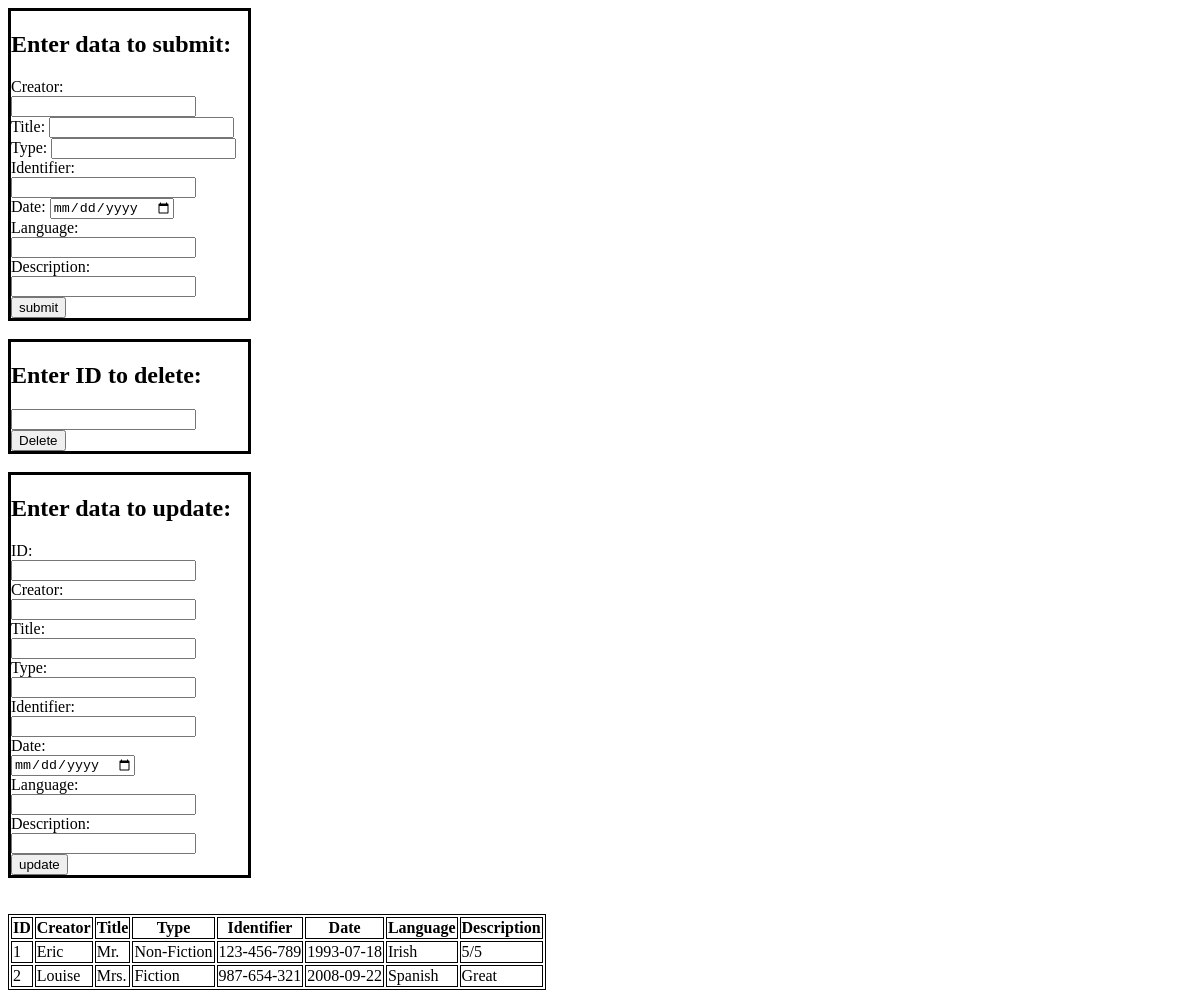
Screenshot of /Lab05/index.php with the database file from the repository.
### tables this page shows
CREATE TABLE `ebook_metadata` (
 
 
`ID` int(11) NOT NULL,

`Creator` varchar(50) NOT NULL,
  
`Title` varchar(50) NOT NULL,
  
`Type` varchar(50) NOT NULL,
  
`Identifier` varchar(50) NOT NULL,
  
`Date` date NOT NULL,
  
`Language` varchar(50) NOT NULL,
  
`Description` varchar(100) NOT NULL
);

### Lab05/index.php (the view, shortened to what this page needs)
<!DOCTYPE html>
<html lang="en" dir="ltr">
  <head>
  </head>
  <link rel="stylesheet" href="style1.css">
  <body>
    <div class="">
      <h2>Enter data to submit:</h2>
      <form class="submit" action="submit.php" method="post">
      Creator:     <input type="text" name="creator" value=""><br>
      Title:       <input type="text" name="title" value=""><br>
      Type:         <input type="text" name="type" value=""><br>
      Identifier:  <input type="text" name="identifier" value=""><br>
      Date:        <input type="date" name="date" value=""><br>
      Language:    <input type="text" name="language" value=""><br>
      Description: <input type="text" name="description" value=""><br>
                   <input type="submit" name="submit" value="submit">
      </form>
    </div>
    <br>
    <div class="">
      <h2>Enter ID to delete:</h2>
      <form class="delete" action="delete.php" method="post">
        <input type="text" name="id" value="">
        <input type="submit" name="" value="Delete">
      </form>
    </div>
    <br>
    <div class="">
      <h2>Enter data to update:</h2>
      <form class="update" action="update.php" method="post">
      ID:          <input type="text" name="id" value=""><br>
      Creator:     <input type="text" name="creator" value=""><br>
      Title:       <input type="text" name="title" value=""><br>
      Type:        <input type="text" name="type" value=""><br>
      Identifier:  <input type="text" name="identifier" value=""><br>
      Date:        <input type="date" name="date" value=""><br>
      Language:    <input type="text" name="language" value=""><br>
      Description: <input type="text" name="description" value=""><br>
                   <input type="submit" name="submit" value="update">
      </form>
    </div>
    <br>
    <br>
    <table>
      <tr>
        <th>ID</th>
        <th>Creator</th>
        <th>Title</th>
        <th>Type</th>
        <th>Identifier</th>
        <th>Date</th>
        <th>Language</th>
        <th>Description</th>
      </tr>
      <?php
      $servername = "localhost";
      $username = "root";
      $password = "";
      $dbname = "mysql";
      $conn = mysqli_connect($servername, $username, $password, $dbname);
      $sql = "SELECT * FROM eBook_MetaData";
      $result = $conn->query($sql);
      if ($result->num_rows > 0) {
        while($row = $result->fetch_assoc()) {
            echo "<tr><td>". $row["ID"]. "</td><td>". $row["Creator"]. "</td><td>". $row["Title"]. "</td><td> "
            . $row["Type"]. "</td><td>". $row["Identifier"]. "</td><td>". $row["Date"]. "</td><td>". $row["Language"]. "</td><td>"
            . $row["Description"]. "</td></tr>";
        }
        echo "</table>";
      } else {
        echo "0 results";
      }
      ?>
  </body>
</html>

### Lab05/style1.css (style rules this page uses)
table, tr, th, td { border: 1px solid black; }
.submit { border-radius: 10px; }
.delete { width: 15%; border-radius: 10px; }
.update { width: 50%; border-radius: 10px; }
div { border: 3px solid black; width: 20%; }

### rows the page displays
ebook_metadata: ID "1", Creator "Eric", Title "Mr.", Type "Non-Fiction", Identifier "123-456-789", Date "1993-07-18", Language "Irish", Description "5/5"
ebook_metadata: ID "2", Creator "Louise", Title "Mrs.", Type "Fiction", Identifier "987-654-321", Date "2008-09-22", Language "Spanish", Description "Great"
